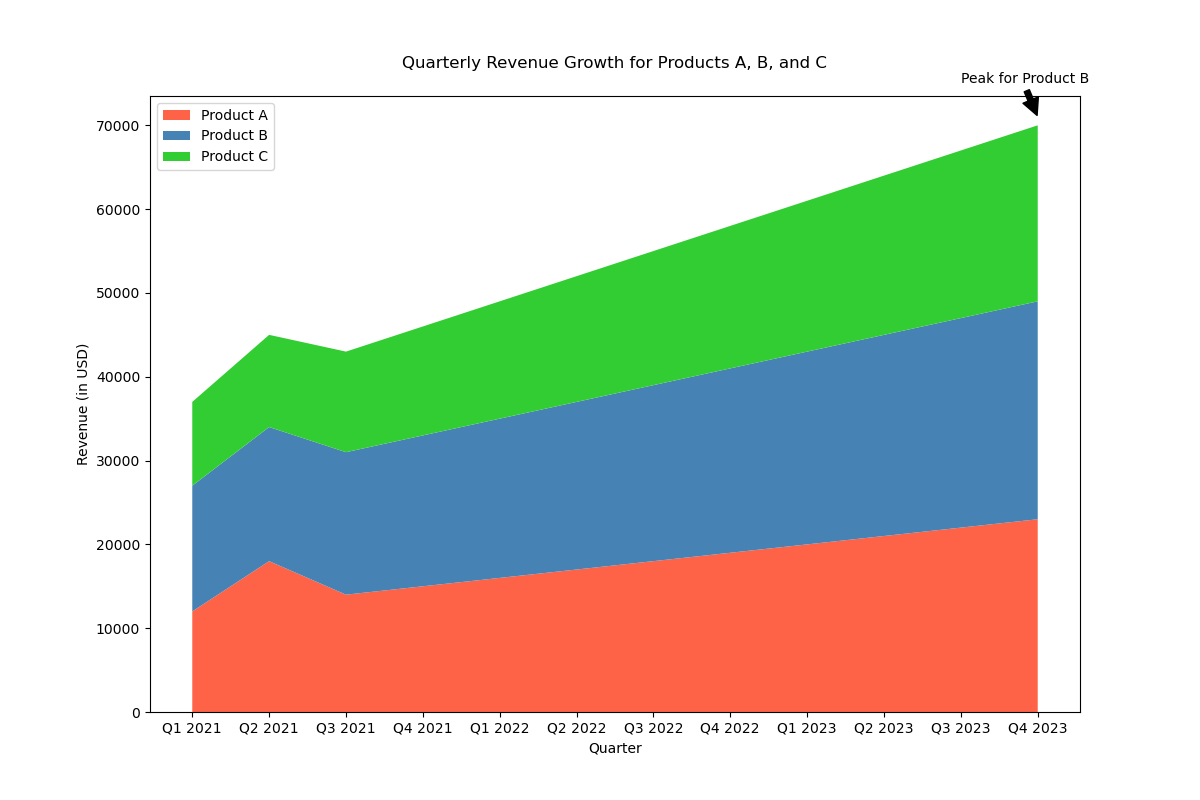

Generate this figure with Python:

import matplotlib.pyplot as plt

quarters = ['Q1 2021', 'Q2 2021', 'Q3 2021', 'Q4 2021', 
            'Q1 2022', 'Q2 2022', 'Q3 2022', 'Q4 2022',
            'Q1 2023', 'Q2 2023', 'Q3 2023', 'Q4 2023']
product_a = [12000, 18000, 14000, 15000, 16000, 17000, 18000, 19000,
             20000, 21000, 22000, 23000]
product_b = [15000, 16000, 17000, 18000, 19000, 20000, 21000, 22000,
             23000, 24000, 25000, 26000]
product_c = [10000, 11000, 12000, 13000, 14000, 15000, 16000, 17000,
             18000, 19000, 20000, 21000]

plt.figure(figsize=(12, 8))
plt.stackplot(quarters, product_a, product_b, product_c, 
              labels=['Product A', 'Product B', 'Product C'],
              colors=['#FF6347', '#4682B4', '#32CD32'])

plt.title('Quarterly Revenue Growth for Products A, B, and C', pad=20)
plt.xlabel('Quarter')
plt.ylabel('Revenue (in USD)')

plt.annotate('Peak for Product B', xy=(11, 71000), xytext=(10, 75000),
             arrowprops=dict(facecolor='black', shrink=0.05))

plt.legend(loc='upper left')

plt.show()
